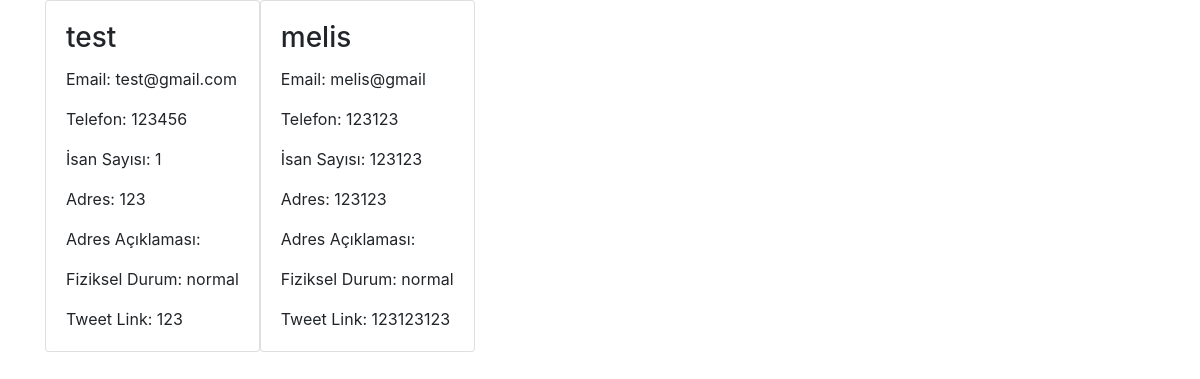
Page /gidaihtiyaciolanlar/ on the committed database.
### members/models.py (models this page shows, shortened)
class GidaIhtiyaci(models.Model):
    fullname = models.CharField(max_length=255)
    email = models.EmailField()
    phone = models.CharField(max_length=20)
    human_count = models.IntegerField()
    address = models.TextField()
    address_description = models.TextField()
    physical_info = models.CharField(max_length=10)
    tweet_link = models.URLField()

### members/views.py (the view)
# urls.py: path('gidaihtiyaciolanlar/', views.gidaihtiyaciolanlar, name='gidaihtiyaciolanlar'),
def gidaihtiyaciolanlar(request):
    gidaihtiyaci_listesi = GidaIhtiyaci.objects.all()
    return render(request, 'gidaihtiyaciolanlar.html', {'gidaihtiyaci_listesi': gidaihtiyaci_listesi})

### members/templates/gidaihtiyaciolanlar.html (shortened to what this page needs)
<html>
<head>
 <link rel="stylesheet" href="https://cdn.jsdelivr.net/npm/bootstrap@4.3.1/dist/css/bootstrap.min.css">
</head>
<body>
<div class="container">
  <div class="d-flex flex-wrap">
   {% for gidaihtiyaci in gidaihtiyaci_listesi %}
    <div class="d-flex flex-wrap">
          <div class="card mb-3">
              <div class="card-body">
                  <h3 class="card-title">{{ gidaihtiyaci.fullname }}</h3>
                  <p class="card-text">Email: {{ gidaihtiyaci.email }}</p>
                  <p class="card-text">Telefon: {{ gidaihtiyaci.phone }}</p>
                  <p class="card-text">İsan Sayısı: {{ gidaihtiyaci.human_count }}</p>
                  <p class="card-text">Adres: {{ gidaihtiyaci.address }}</p>
                  <p class="card-text">Adres Açıklaması: {{ gidaihtiyaci.address_description }}</p>
                  <p class="card-text">Fiziksel Durum: {{ gidaihtiyaci.physical_info }}</p>
                  <p class="card-text">Tweet Link: {{ gidaihtiyaci.tweet_link }}</p>
              </div>
          </div>
    </div>
  {% empty %}
      <div class="col">
          <p>Kaydedilen veri bulunmamaktadır.</p>
      </div>
  {% endfor %}
</div>
</body>
</html>

### rows in the picture
GidaIhtiyaci: fullname "test", email "test@gmail.com", phone "123456", human_count "1", address "123", physical_info "normal", tweet_link "123"
GidaIhtiyaci: fullname "melis", email "melis@gmail", phone "123123", human_count "123123", address "123123", physical_info "normal", tweet_link "123123123"
